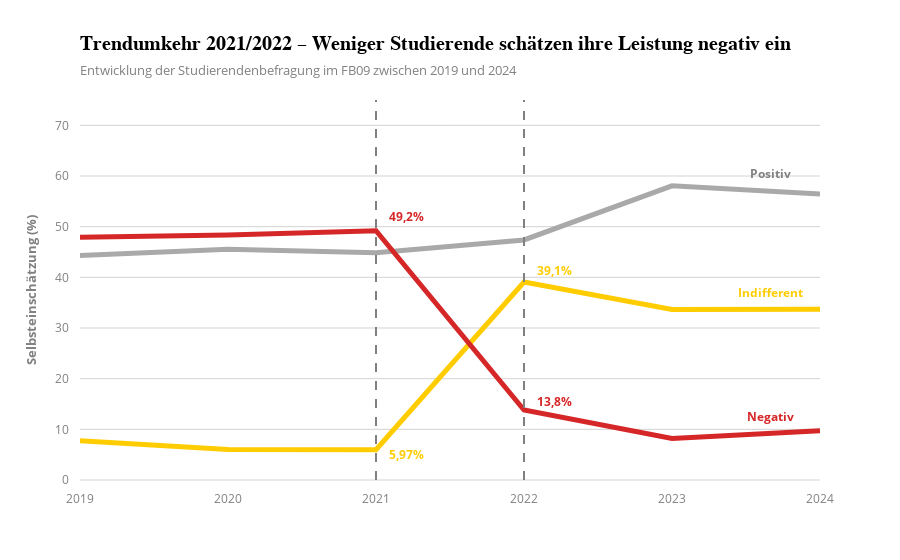

Here is the notebook cell this chart was saved with:
### Code cell
import plotly.express as px

# DataFrame umstrukturieren (nur 2021 und 2022)
df_leistung_filtered = df_leistung[df_leistung["Jahr"].isin(["2019", "2020", "2021", "2022", "2023", "2024"])]

# "Positiv", "Indifferent" und "Negativ" auswählen
df_leistung_melted = df_leistung_filtered.melt(id_vars="Jahr", var_name="Einschätzung", value_name="Prozent")
df_leistung_melted = df_leistung_melted[df_leistung_melted["Einschätzung"].isin(
    ["Gewichteter Positiv (%)", "Gewichteter Indifferent (%)", "Gewichteter Negativ (%)"]
)]

# Farben definieren (Positiv wird grau)
color_map = {
    "Gewichteter Positiv (%)": "#A9A9A9",   # Grau
    "Gewichteter Indifferent (%)": "#ffcc00",  # Gelb
    "Gewichteter Negativ (%)": "#d62728"   # Rot
}

# Linien-Diagramm erstellen
fig = px.line(
    df_leistung_melted,
    x="Jahr",
    y="Prozent",
    color="Einschätzung",
    markers=False,
    title="Trendumkehr 2021/2022 – Weniger Studierende schätzen ihre Leistung negativ ein",
    subtitle="Entwicklung der Studierendenbefragung im FB09 zwischen 2019 und 2024",
    color_discrete_map=color_map,
    template="infoviz"
)

# **Gestrichelte vertikale Linien für 2021 und 2022**
for jahr in ["2021", "2022"]:
    fig.add_shape(
        type="line",
        x0=jahr, x1=jahr,  # X-Wert bleibt konstant für vertikale Linie
        y0=0, y1=100,  # Linie von unten nach oben durchziehen
        line=dict(color="grey", width=2, dash="dash"),  # Schwarz, gestrichelt                                                                                                                                                                                                                                                                                                                                                                                                  
    )

fig.add_annotation(
    x="2021",
    y=52,
    xshift=30,
    showarrow=False,
    text=f"49,2%",
    font=dict(size=12, color="#d62728", weight="bold")
)

fig.add_annotation(
    x="2021",
    y=5,
    xshift=30,
    showarrow=False,
    text=f"5,97%",
    font=dict(size=12, color="#ffcc00", weight="bold")
)

fig.add_annotation(
    x="2022",
    y=13,
    xshift=30,
    yshift=13,
    showarrow=False,
    text=f"13,8%",
    font=dict(size=12, color="#d62728", weight="bold")
)

fig.add_annotation(
    x="2022",
    y=39,
    xshift=30,
    yshift=12,
    showarrow=False,
    text=f"39,1%",
    font=dict(size=12, color="#ffcc00", weight="bold")
)
fig.add_annotation(
    x="2024",
    xshift=-50,
    y=37,
    showarrow=False,
    text=f"Indifferent",
    align="right",
    font=dict(size=12, color="#ffcc00", weight="bold")
)
fig.add_annotation(
    x="2024",
    xshift=-50,
    y=12.5,
    showarrow=False,
    text=f"Negativ",
    align="right",
    font=dict(size=12, color="#d62728", weight="bold")
)
fig.add_annotation(
    x="2024",
    xshift=-50,
    y=60.5,
    showarrow=False,
    text=f"Positiv",
    align="right",
    font=dict(size=12, color="grey", weight="bold")
)

# Layout-Anpassungen
fig.update_traces(line=dict(width=5))  # Linien dicker machen

fig.update_layout(
    xaxis=dict(title="", tickmode="array", tickvals=["2019", "2020", "2021", "2022", "2023", "2024"],range=["2019","2024"]),
    yaxis=dict(title="Selbsteinschätzung (%)", range=[0, 75]),
    showlegend=False
)

fig.show()

### Figure 1 — Plotly figure (JSON) as saved in the notebook; plotly's stock layout.template omitted (floating-point values rounded to 4 significant figures)
{"data": [{"hovertemplate": "Einschätzung=Gewichteter Positiv (%)<br>Jahr=%{x}<br>Prozent=%{y}<extra></extra>", "legendgroup": "Gewichteter Positiv (%)", "line": {"color": "#A9A9A9", "dash": "solid", "width": 5}, "marker": {"symbol": "circle"}, "mode": "lines", "name": "Gewichteter Positiv (%)", "orientation": "v", "showlegend": true, "type": "scatter", "x": ["2019", "2020", "2021", "2022", "2023", "2024"], "xaxis": "x", "y": [44.33, 45.55, 44.84, 47.38, 58.06, 56.45], "yaxis": "y"}, {"hovertemplate": "Einschätzung=Gewichteter Indifferent (%)<br>Jahr=%{x}<br>Prozent=%{y}<extra></extra>", "legendgroup": "Gewichteter Indifferent (%)", "line": {"color": "#ffcc00", "dash": "solid", "width": 5}, "marker": {"symbol": "circle"}, "mode": "lines", "name": "Gewichteter Indifferent (%)", "orientation": "v", "showlegend": true, "type": "scatter", "x": ["2019", "2020", "2021", "2022", "2023", "2024"], "xaxis": "x", "y": [7.727, 6.032, 5.972, 39.08, 33.67, 33.71], "yaxis": "y"}, {"hovertemplate": "Einschätzung=Gewichteter Negativ (%)<br>Jahr=%{x}<br>Prozent=%{y}<extra></extra>", "legendgroup": "Gewichteter Negativ (%)", "line": {"color": "#d62728", "dash": "solid", "width": 5}, "marker": {"symbol": "circle"}, "mode": "lines", "name": "Gewichteter Negativ (%)", "orientation": "v", "showlegend": true, "type": "scatter", "x": ["2019", "2020", "2021", "2022", "2023", "2024"], "xaxis": "x", "y": [47.93, 48.35, 49.2, 13.8, 8.198, 9.739], "yaxis": "y"}], "layout": {"annotations": [{"font": {"color": "#d62728", "size": 12, "weight": "bold"}, "showarrow": false, "text": "49,2%", "x": "2021", "xshift": 30, "y": 52}, {"font": {"color": "#ffcc00", "size": 12, "weight": "bold"}, "showarrow": false, "text": "5,97%", "x": "2021", "xshift": 30, "y": 5}, {"font": {"color": "#d62728", "size": 12, "weight": "bold"}, "showarrow": false, "text": "13,8%", "x": "2022", "xshift": 30, "y": 13, "yshift": 13}, {"font": {"color": "#ffcc00", "size": 12, "weight": "bold"}, "showarrow": false, "text": "39,1%", "x": "2022", "xshift": 30, "y": 39, "yshift": 12}, {"align": "right", "font": {"color": "#ffcc00", "size": 12, "weight": "bold"}, "showarrow": false, "text": "Indifferent", "x": "2024", "xshift": -50, "y": 37}, {"align": "right", "font": {"color": "#d62728", "size": 12, "weight": "bold"}, "showarrow": false, "text": "Negativ", "x": "2024", "xshift": -50, "y": 12.5}, {"align": "right", "font": {"color": "grey", "size": 12, "weight": "bold"}, "showarrow": false, "text": "Positiv", "x": "2024", "xshift": -50, "y": 60.5}], "legend": {"title": {"text": "Einschätzung"}, "tracegroupgap": 0}, "shapes": [{"line": {"color": "grey", "dash": "dash", "width": 2}, "type": "line", "x0": "2021", "x1": "2021", "y0": 0, "y1": 100}, {"line": {"color": "grey", "dash": "dash", "width": 2}, "type": "line", "x0": "2022", "x1": "2022", "y0": 0, "y1": 100}], "showlegend": false, "title": {"subtitle": {"text": "Entwicklung der Studierendenbefragung im FB09 zwischen 2019 und 2024"}, "text": "Trendumkehr 2021/2022 – Weniger Studierende schätzen ihre Leistung negativ ein"}, "xaxis": {"anchor": "y", "domain": [0, 1], "range": ["2019", "2024"], "tickmode": "array", "tickvals": ["2019", "2020", "2021", "2022", "2023", "2024"], "title": {"text": ""}}, "yaxis": {"anchor": "x", "domain": [0, 1], "range": [0, 75], "title": {"text": "Selbsteinschätzung (%)"}}}}
